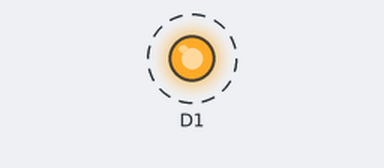
The sketch below on a simulated Arduino MKR. Shown: output pins drawn as LEDs (lit = HIGH). Dashed ring = blinking.

Above: at 0.5 s.
Timing chart, 0 to 4.6 s (numbered marks = the images above):
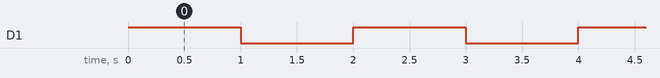

The sketch:

lowPowerTest.ino
```cpp
#include "ArduinoLowPower.h"


void setup() {
  pinMode(1, OUTPUT);

}


void loop() {
  digitalWrite(1, HIGH);
  LowPower.deepSleep(1000);
  //delay(1000);
  digitalWrite(1, LOW);
  delay(1000);
}
```

Measured:
- by itself, D1: alternates HIGH for 1.0 s and LOW for 1.0 s
